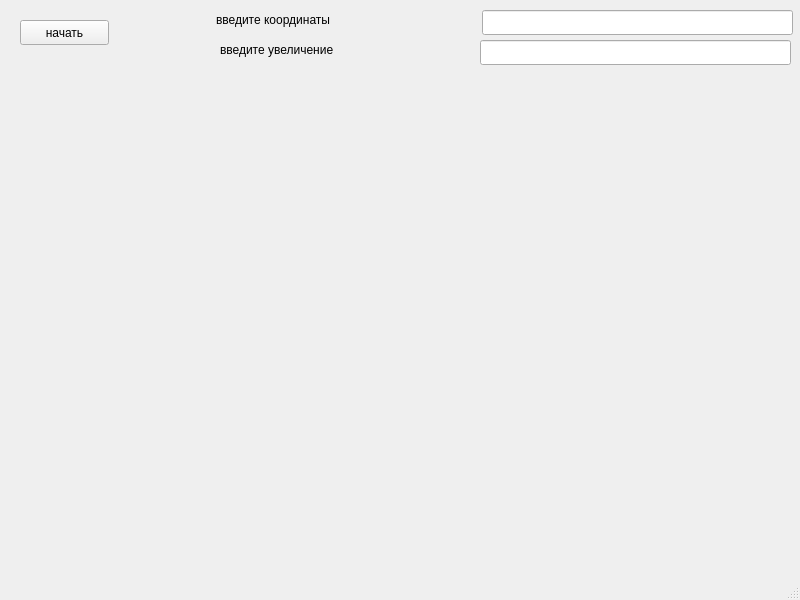
<?xml version="1.0" encoding="UTF-8"?>
<ui version="4.0">
 <class>MainWindow</class>
 <widget class="QMainWindow" name="MainWindow">
  <property name="geometry">
   <rect>
    <x>0</x>
    <y>0</y>
    <width>800</width>
    <height>600</height>
   </rect>
  </property>
  <property name="windowTitle">
   <string>MainWindow</string>
  </property>
  <widget class="QWidget" name="centralwidget">
   <widget class="QLineEdit" name="coord">
    <property name="geometry">
     <rect>
      <x>482</x>
      <y>10</y>
      <width>311</width>
      <height>25</height>
     </rect>
    </property>
   </widget>
   <widget class="QLineEdit" name="zoom">
    <property name="geometry">
     <rect>
      <x>480</x>
      <y>40</y>
      <width>311</width>
      <height>25</height>
     </rect>
    </property>
   </widget>
   <widget class="QLabel" name="label">
    <property name="geometry">
     <rect>
      <x>216</x>
      <y>10</y>
      <width>251</width>
      <height>20</height>
     </rect>
    </property>
    <property name="text">
     <string>введите координаты</string>
    </property>
   </widget>
   <widget class="QLabel" name="label_2">
    <property name="geometry">
     <rect>
      <x>220</x>
      <y>40</y>
      <width>251</width>
      <height>20</height>
     </rect>
    </property>
    <property name="text">
     <string>введите увеличение</string>
    </property>
   </widget>
   <widget class="QLabel" name="image_label">
    <property name="geometry">
     <rect>
      <x>40</x>
      <y>90</y>
      <width>701</width>
      <height>431</height>
     </rect>
    </property>
    <property name="text">
     <string/>
    </property>
   </widget>
   <widget class="QPushButton" name="pushButton">
    <property name="geometry">
     <rect>
      <x>20</x>
      <y>20</y>
      <width>89</width>
      <height>25</height>
     </rect>
    </property>
    <property name="text">
     <string>начать</string>
    </property>
   </widget>
  </widget>
  <widget class="QMenuBar" name="menubar">
   <property name="geometry">
    <rect>
     <x>0</x>
     <y>0</y>
     <width>800</width>
     <height>22</height>
    </rect>
   </property>
  </widget>
  <widget class="QStatusBar" name="statusbar"/>
 </widget>
 <resources/>
 <connections/>
</ui>
